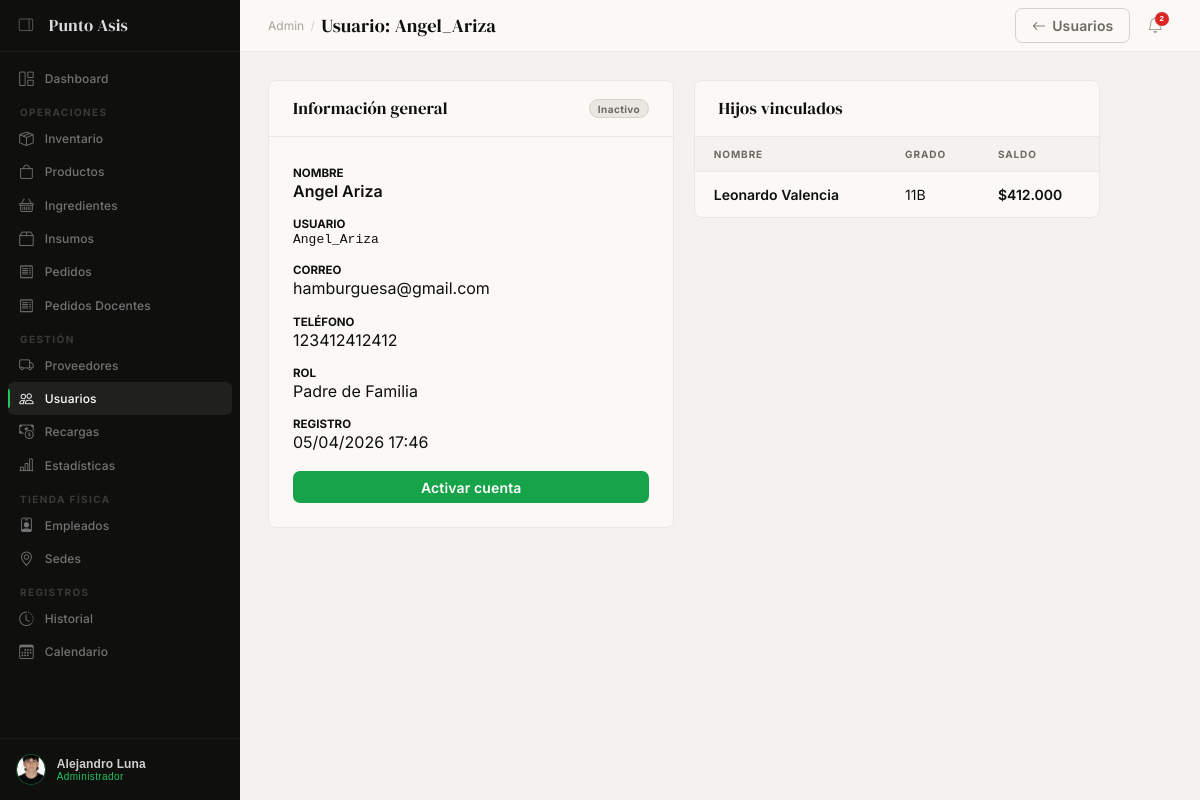
Screenshot of /admin-panel/usuarios/2/ (signed in) with the database file from the repository.
### app_admin/models.py (models this page shows, shortened)
class PerfilAdmin(models.Model):
    perfil           = models.OneToOneField(
        'authentication.Perfil', on_delete=models.CASCADE,
        related_name='perfil_admin'
    )
    documento        = models.CharField(max_length=20, blank=True, verbose_name='N° Documento (CC)')
    telefono         = models.CharField(max_length=20, blank=True)
    direccion        = models.CharField(max_length=200, blank=True)
    fecha_nacimiento = models.DateField(null=True, blank=True)
    foto             = models.ImageField(upload_to='perfiles/', blank=True, null=True, validators=[validate_image])
    cargo            = models.CharField(max_length=100, blank=True, default='Administrador de Cafetería')
    class Meta:
        verbose_name = 'Perfil Administrador'
        verbose_name_plural = 'Perfiles Administrador'

### authentication/models.py (models this page shows, shortened)
class Perfil(models.Model):
    ROL_CHOICES = [
        ('admin',      'Administrador'),
        ('padre',      'Padre de Familia'),
        ('estudiante', 'Estudiante'),
        ('docente',    'Docente'),
        ('empleado',   'Empleado'),
    ]
    user       = models.OneToOneField(User, on_delete=models.CASCADE, related_name='perfil')
    rol        = models.CharField(max_length=20, choices=ROL_CHOICES)
    telefono   = models.CharField(max_length=20, blank=True)
    activo     = models.BooleanField(default=True)  # Admin puede desactivar cualquier cuenta
    created_at = models.DateTimeField(auto_now_add=True)
    class Meta:
        verbose_name = 'Perfil'
        verbose_name_plural = 'Perfiles'

class Estudiante(models.Model):
    perfil = models.OneToOneField(Perfil, on_delete=models.CASCADE, related_name='estudiante')
    padre  = models.ForeignKey(
        Padre, on_delete=models.SET_NULL,
        null=True, blank=True, related_name='hijos'
    )
    grado    = models.CharField(max_length=10)   # Ej: "8B", "10A"
    codigo   = models.CharField(max_length=20, unique=True)  # Código estudiantil
    saldo   = models.DecimalField(max_digits=10, decimal_places=2, default=0)
    history = HistoricalRecords()
    class Meta:
        verbose_name = 'Estudiante'
        verbose_name_plural = 'Estudiantes'

### app_admin/views.py (the view)
    @login_required(login_url='/login/')
    def wrapper(request, *args, **kwargs):
        try:
            if request.user.perfil.rol != 'admin':
                messages.error(request, 'No tienes permisos de administrador.')
                return redirect('authentication:login')
        except Perfil.DoesNotExist:
            return redirect('authentication:login')
        return view_func(request, *args, **kwargs)

### app_admin/models.py (called while the page is built)
    @property
    def stock_real(self):
        total = self.lotes.filter(
            cantidad_base__gt=0,
            fecha_vencimiento__gte=datetime.date.today()
        ).aggregate(total=models.Sum('cantidad_base'))['total']
        return round(float(total or 0), 3)

    @property
    def stock_bajo(self):
        return 0 < self.stock_real <= float(self.stock_minimo)

### app_admin/templatetags/filtros.py (called while the page is built)
@register.filter(name='miles')
def miles(value):
    try:
        value = float(value)
        return '{:,.0f}'.format(value).replace(',', '.')
    except (ValueError, TypeError):
        return value

### app_admin/views.py (called while the page is built)
def admin_required(view_func):
    @login_required(login_url='/login/')
    def wrapper(request, *args, **kwargs):
        try:
            if request.user.perfil.rol != 'admin':
                messages.error(request, 'No tienes permisos de administrador.')
                return redirect('authentication:login')
        except Perfil.DoesNotExist:
            return redirect('authentication:login')
        return view_func(request, *args, **kwargs)
    wrapper.__name__ = view_func.__name__
    return wrapper

def _ctx(extra=None):
    ctx = {'alertas': _get_alertas()}
    if extra:
        ctx.update(extra)
    return ctx

@admin_required
def usuario_detalle(request, pk):
    perfil  = get_object_or_404(Perfil.objects.select_related('user'), pk=pk)
    context = _ctx({'perfil': perfil})
    if perfil.rol == 'estudiante':
        try:
            context['estudiante'] = perfil.estudiante
            context['pedidos']    = perfil.estudiante.pedidos.prefetch_related(
                'detalles__producto'
            ).order_by('-fecha_pedido')[:10]
        except: pass
    elif perfil.rol == 'padre':
        try:
            context['padre'] = perfil.padre
            context['hijos'] = perfil.padre.hijos.select_related('perfil__user').all()
        except: pass
    return render(request, 'app_admin/usuario_detalle.html', context)

### app_admin/templates/app_admin/usuario_detalle.html (shortened to what this page needs)
{% extends 'app_admin/base_admin.html' %}
{% load filtros %}
{% block page_title %}Usuario: {{ perfil.user.username }}{% endblock %}
{% block nav_usuarios %}active{% endblock %}
{% block topbar_actions %}<a href="{% url 'app_admin:usuarios' %}" class="btn btn-ghost"><i class="bi bi-arrow-left"></i> Usuarios</a>{% endblock %}
{% block content %}
<div class="grid-2" style="max-width:52rem;gap:1.2rem;align-items:start;">
  <div class="card">
    <div class="card-head">
      <span class="card-title">Información general</span>
      <span class="badge {% if perfil.activo %}badge-activo{% else %}badge-inactivo{% endif %}">
        {% if perfil.activo %}Activo{% else %}Inactivo{% endif %}
      </span>
    </div>
    <div class="card-body" style="display:flex;flex-direction:column;gap:0.7rem;">
      {% with u=perfil.user %}
      <div><span style="font-size:0.72rem;color:var(--gray-400);text-transform:uppercase;font-weight:700;">Nombre</span><div style="font-weight:600;">{{ u.get_full_name|default:"—" }}</div></div>
      <div><span style="font-size:0.72rem;color:var(--gray-400);text-transform:uppercase;font-weight:700;">Usuario</span><div style="font-family:monospace;">{{ u.username }}</div></div>
      <div><span style="font-size:0.72rem;color:var(--gray-400);text-transform:uppercase;font-weight:700;">Correo</span><div>{{ u.email|default:"—" }}</div></div>
      <div><span style="font-size:0.72rem;color:var(--gray-400);text-transform:uppercase;font-weight:700;">Teléfono</span><div>{{ perfil.telefono|default:"—" }}</div></div>
      <div><span style="font-size:0.72rem;color:var(--gray-400);text-transform:uppercase;font-weight:700;">Rol</span><div>{{ perfil.get_rol_display }}</div></div>
      <div><span style="font-size:0.72rem;color:var(--gray-400);text-transform:uppercase;font-weight:700;">Registro</span><div>{{ perfil.created_at|date:"d/m/Y H:i" }}</div></div>
      {% endwith %}
      {% if perfil.rol != 'admin' %}
      <form method="post" action="{% url 'app_admin:usuario_toggle' perfil.pk %}" style="margin-top:0.5rem;">
        <button type="submit" class="btn btn-full {% if perfil.activo %}btn-danger{% else %}btn-primary{% endif %}">
          {% if perfil.activo %}Desactivar cuenta{% else %}Activar cuenta{% endif %}
        </button>
      </form>
      {% endif %}
    </div>
  </div>
  {% if perfil.rol == 'estudiante' and estudiante %}
  <div class="card">
    <div class="card-head"><span class="card-title">Datos del estudiante</span></div>
    <div class="card-body" style="display:flex;flex-direction:column;gap:0.7rem;">
      <div><span style="font-size:0.72rem;color:var(--gray-400);text-transform:uppercase;font-weight:700;">Grado</span><div style="font-weight:600;">{{ estudiante.grado }}</div></div>
      <div><span style="font-size:0.72rem;color:var(--gray-400);text-transform:uppercase;font-weight:700;">Código</span><div style="font-family:monospace;">{{ estudiante.codigo }}</div></div>
      <div><span style="font-size:0.72rem;color:var(--gray-400);text-transform:uppercase;font-weight:700;">Saldo</span><div style="font-family:var(--serif);font-size:1.3rem;color:var(--green-mid);">${{ estudiante.saldo|miles }}</div></div>
      {% if estudiante.padre %}
      <div><span style="font-size:0.72rem;color:var(--gray-400);text-transform:uppercase;font-weight:700;">Padre vinculado</span><div>{{ estudiante.padre.perfil.user.get_full_name }}</div></div>
      {% endif %}
    </div>
  </div>
  {% if pedidos %}
  <div class="card" style="grid-column:1/-1;">
    <div class="card-head"><span class="card-title">Últimos pedidos</span></div>
    <table class="tbl">
      <thead><tr><th>Ticket</th><th>Total</th><th>Estado</th><th>Fecha</th></tr></thead>
      <tbody>
      {% for p in pedidos %}
      <tr>
        <td><span style="font-family:monospace;color:var(--green-mid);font-weight:700;">{{ p.ticket }}</span></td>
        <td style="font-weight:600;">${{ p.total|miles }}</td>
        <td><span class="badge badge-{{ p.estado }}">{{ p.get_estado_display }}</span></td>
        <td style="font-size:0.8rem;color:var(--gray-400);">{{ p.fecha_pedido|date:"d/m/Y H:i" }}</td>
      </tr>
      {% endfor %}
      </tbody>
    </table>
  </div>
  {% endif %}
  {% elif perfil.rol == 'padre' and padre %}
  <div class="card">
    <div class="card-head"><span class="card-title">Hijos vinculados</span></div>
    {% if hijos %}
    <table class="tbl">
      <thead><tr><th>Nombre</th><th>Grado</th><th>Saldo</th></tr></thead>
      <tbody>
      {% for hijo in hijos %}
      <tr>
        <td style="font-weight:600;">{{ hijo.perfil.user.get_full_name }}</td>
        <td>{{ hijo.grado }}</td>
        <td style="color:var(--green-mid);font-weight:600;">${{ hijo.saldo|miles }}</td>
      </tr>
      {% endfor %}
      </tbody>
    </table>
    {% else %}
    <div class="empty-state"><i class="bi bi-person-plus" style="font-size:2.5rem;color:var(--gray-200);display:block;margin-bottom:0.5rem;"></i><p>Sin hijos vinculados aún.</p></div>
    {% endif %}
  </div>
  {% endif %}
</div>
{% endblock %}

### app_admin/templates/app_admin/base_admin.html (shortened to what this page needs)
{% load static %}
<!DOCTYPE html>
<html lang="es">
<head>
  <link rel="stylesheet" href="https://cdn.jsdelivr.net/npm/bootstrap-icons@1.11.3/font/bootstrap-icons.min.css">
  <link rel="stylesheet" href="{% static 'css/base.css' %}">
  <link rel="stylesheet" href="{% static 'css/admin.css' %}">
</head>
<body>
<aside class="sidebar" id="sidebar">
  <div class="sb-brand">
    <button class="sb-toggle" onclick="toggleSidebar()" title="Colapsar menú">
      <i class="bi bi-layout-sidebar-reverse" id="sb-toggle-icon"></i>
    </button>
    <span class="sb-wordmark">Punto Asis</span>
  </div>
  <nav class="sb-nav">
    <div class="sb-item">
      <a href="{% url 'app_admin:dashboard' %}" class="sb-link {% block nav_dashboard %}{% endblock %}">
        <i class="bi bi-grid-1x2"></i><span class="sb-label">Dashboard</span>
      </a>
    </div>
    <span class="sb-section-label">Operaciones</span>
    <div class="sb-item">
      <a href="{% url 'app_admin:inventario' %}" class="sb-link {% block nav_inventario %}{% endblock %}">
        <i class="bi bi-box-seam"></i><span class="sb-label">Inventario</span>
      </a>
    </div>
    <div class="sb-item">
      <a href="{% url 'app_admin:productos' %}" class="sb-link {% block nav_productos %}{% endblock %}">
        <i class="bi bi-bag"></i><span class="sb-label">Productos</span>
      </a>
    </div>
    <div class="sb-item">
      <a href="{% url 'app_admin:ingredientes' %}" class="sb-link {% block nav_ingredientes %}{% endblock %}">
        <i class="bi bi-basket"></i><span class="sb-label">Ingredientes</span>
      </a>
    </div>
    <div class="sb-item">
      <a href="{% url 'app_admin:insumos' %}" class="sb-link {% block nav_insumos %}{% endblock %}">
        <i class="bi bi-box2"></i><span class="sb-label">Insumos</span>
      </a>
    </div>
    <div class="sb-item">
      <a href="{% url 'app_admin:pedidos' %}" class="sb-link {% block nav_pedidos %}{% endblock %}">
        <i class="bi bi-receipt"></i><span class="sb-label">Pedidos</span>
      </a>
    </div>
    <div class="sb-item">
      <a href="{% url 'app_admin:pedidos_docentes' %}" class="sb-link {% block nav_pedidos_docentes %}{% endblock %}">
        <i class="bi bi-receipt"></i><span class="sb-label">Pedidos Docentes</span>
      </a>
    </div>
    <span class="sb-section-label">Gestión</span>
    <div class="sb-item">
      <a href="{% url 'app_admin:proveedores' %}" class="sb-link {% block nav_proveedores %}{% endblock %}">
        <i class="bi bi-truck"></i><span class="sb-label">Proveedores</span>
      </a>
    </div>
    <div class="sb-item">
      <a href="{% url 'app_admin:usuarios' %}" class="sb-link {% block nav_usuarios %}{% endblock %}">
        <i class="bi bi-people"></i><span class="sb-label">Usuarios</span>
      </a>
    </div>
    <div class="sb-item">
      <a href="{% url 'app_admin:recargas' %}" class="sb-link {% block nav_recargas %}{% endblock %}">
        <i class="bi bi-cash-coin"></i><span class="sb-label">Recargas</span>
      </a>
    </div>
    <div class="sb-item">
      <a href="{% url 'app_admin:estadisticas' %}" class="sb-link {% block nav_estadisticas %}{% endblock %}">
        <i class="bi bi-bar-chart-line"></i><span class="sb-label">Estadísticas</span>
      </a>
    </div>
    <span class="sb-section-label">Tienda Física</span>
    <div class="sb-item">
      <a href="{% url 'app_admin:empleados' %}" class="sb-link {% block nav_empleados %}{% endblock %}">
        <i class="bi bi-person-badge"></i><span class="sb-label">Empleados</span>
      </a>
    </div>
    <div class="sb-item">
      <a href="{% url 'app_admin:sedes' %}" class="sb-link {% block nav_sedes %}{% endblock %}">
        <i class="bi bi-geo-alt"></i><span class="sb-label">Sedes</span>
      </a>
    </div>
    <span class="sb-section-label">Registros</span>
    <div class="sb-item">
      <a href="{% url 'app_admin:historial' %}" class="sb-link {% block nav_historial %}{% endblock %}">
        <i class="bi bi-clock-history"></i><span class="sb-label">Historial</span>
      </a>
    </div>
    <div class="sb-item">
      <a href="{% url 'app_admin:calendario' %}" class="sb-link {% block nav_calendario %}{% endblock %}">
        <i class="bi bi-calendar3"></i><span class="sb-label">Calendario</span>
      </a>
    </div>
  </nav>
  <div class="sb-bottom">
    <div class="sb-bottom-wrap">
      <button class="sb-user-btn" onclick="toggleUserDrop()" id="userBtn">
        <div class="sb-avatar">
          {% if request.user.perfil.perfil_admin.foto %}
          <img src="{{ request.user.perfil.perfil_admin.foto.url }}" alt="{{ request.user.email }}">
          {% else %}
            {{ request.user.first_name|first|upper }}{{ request.user.last_name|first|upper }}
          {% endif %}
        </div>
        <div class="sb-user-info">
          <div class="sb-uname">{{ request.user.get_full_name|default:request.user.email }}</div>
          <div class="sb-urole">Administrador</div>
        </div>
      </button>
    </div>
  </div>
</aside>
<div class="main">
  <header class="topbar">
    <div class="topbar-left">
      <span class="topbar-breadcrumb">Admin</span>
      <span class="topbar-sep">/</span>
      <span class="topbar-title">{% block page_title %}Dashboard{% endblock %}</span>
    </div>
    <div class="topbar-right">
      {% block topbar_actions %}{% endblock %}
      <button class="alert-bell" onclick="toggleAlertPanel()" id="alertBell" title="Alertas">
        <i class="bi bi-bell"></i>
        <span class="alert-badge" id="alertCount" style="display:none;">0</span>
      </button>
    </div>
  </header>
  <div class="page-body">
    {% block content %}{% endblock %}
  </div>
</div>
</body>
</html>

### static/css/admin.css (style rules this page uses)
.alert-bell { position: relative; width: 2.1rem; height: 2.1rem; display: flex; align-items: center; justify-content: center; border-radius: 7px; cursor: pointer; background: none; border: none; color: var(--ash); font-size: 1rem; transition: background 0.14s, color 0.14s; }
.alert-badge { position: absolute; top: 3px; right: 3px; background: var(--red); color: #fff; font-size: 0.5rem; font-weight: 800; min-width: 0.9rem; height: 0.9rem; border-radius: 99px; display: flex; align-items: center; justify-content: center; padding: 0 0.17rem; line-height: 1; }

### rows the page displays
Perfil: user.username "Angel_Ariza", telefono "123412412412", rol "Padre de Familia", created_at "05/04/2026 17:46"
Estudiante: perfil.user.get_full_name "Leonardo Valencia", grado "11B", saldo|miles "412.000"

### other values shown
{{ request.user.get_full_name|default:request.user.email }} "Alejandro Luna"
{{ u.get_full_name|default:"—" }} "Angel Ariza"
{{ u.username }} "Angel_Ariza"
{{ u.email|default:"—" }} "hamburguesa@gmail.com"
